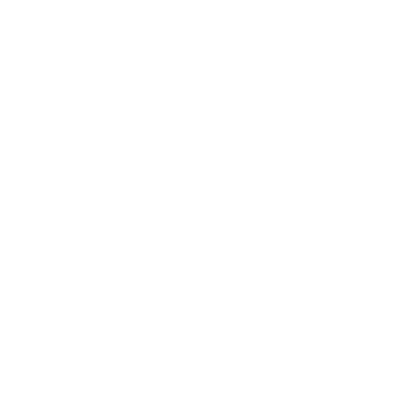
Frame 1 (no input)
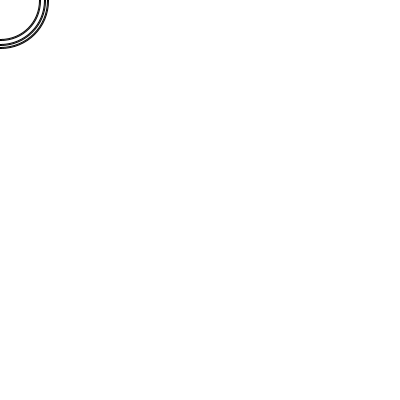
Frame 60 (the mouse pressed at the canvas centre just before this capture)
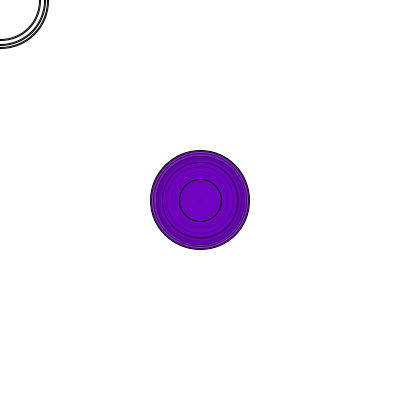
Frame 120 (the mouse held since frame 60 and released just before this capture)

The Processing sketch that drew these frames (run headless with seeded random() and noise(); from frame 60 on, the mouse is pressed at the canvas centre):

// Processing sketch: processing_93668
// ── processing_93668.pde

int x; 
int y; 

int d;

int r;
int g;
int b;
int a; 
void setup (){ 
  size (400,400);
  background(255); 
}
  void draw(){
 ellipseMode(CENTER);
ellipse(mouseX,mouseY,d,d);


x=int(random(300));
y=int(random(200));
d=int(random(100));
r=int(random(255));
g=int(random(255));
b=int(random(255));
a=int(random(255));

}
void mousePressed(){
  fill(r,g,b,a);
ellipse(mouseX,mouseY,d,d);
}
